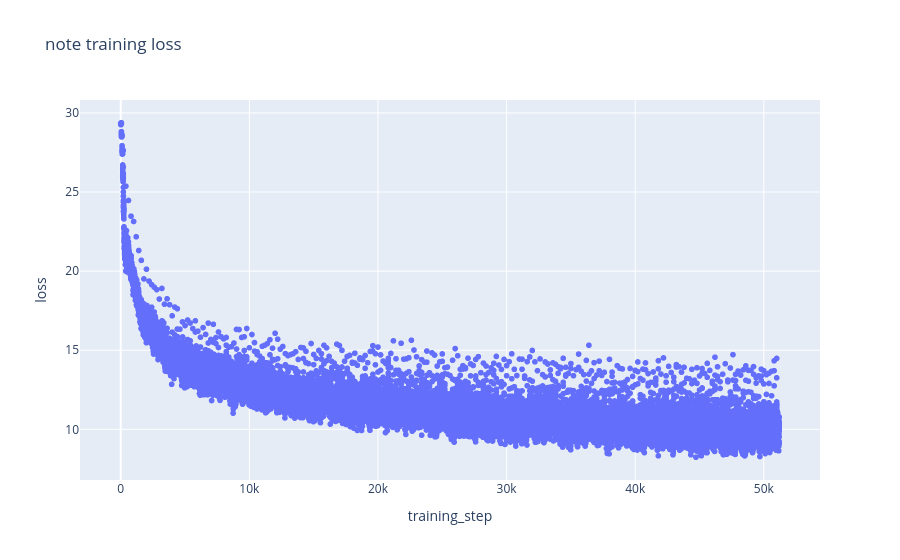

Write notebook code for a chart like this one.
### Code cell
loss_values = [
    loss.item() if torch.is_tensor(loss) else float(loss)
    for loss in note_loss_graph
]

loss_data = pd.DataFrame({
    "training_step": np.arange(len(loss_values)),
    "loss": loss_values,
})

fig = px.scatter(
    loss_data,
    x="training_step",
    y="loss",
    title="note training loss",
)

fig.show()

### Figure 1 — Plotly figure (JSON) as saved in the notebook; plotly's stock layout.template omitted (floating-point values rounded to 4 significant figures; data arrays with more than 128 entries replaced by an {"elided": "..."} marker saying what was removed)
{"data": [{"hovertemplate": "training_step=%{x}<br>loss=%{y}<extra></extra>", "legendgroup": "", "marker": {"color": "#636efa", "symbol": "circle"}, "mode": "markers", "name": "", "showlegend": false, "type": "scattergl", "x": {"elided": "51200 int values"}, "xaxis": "x", "y": {"elided": "51200 float values"}, "yaxis": "y"}], "layout": {"legend": {"tracegroupgap": 0}, "title": {"text": "note training loss"}, "xaxis": {"anchor": "y", "domain": [0, 1], "title": {"text": "training_step"}}, "yaxis": {"anchor": "x", "domain": [0, 1], "title": {"text": "loss"}}}}
